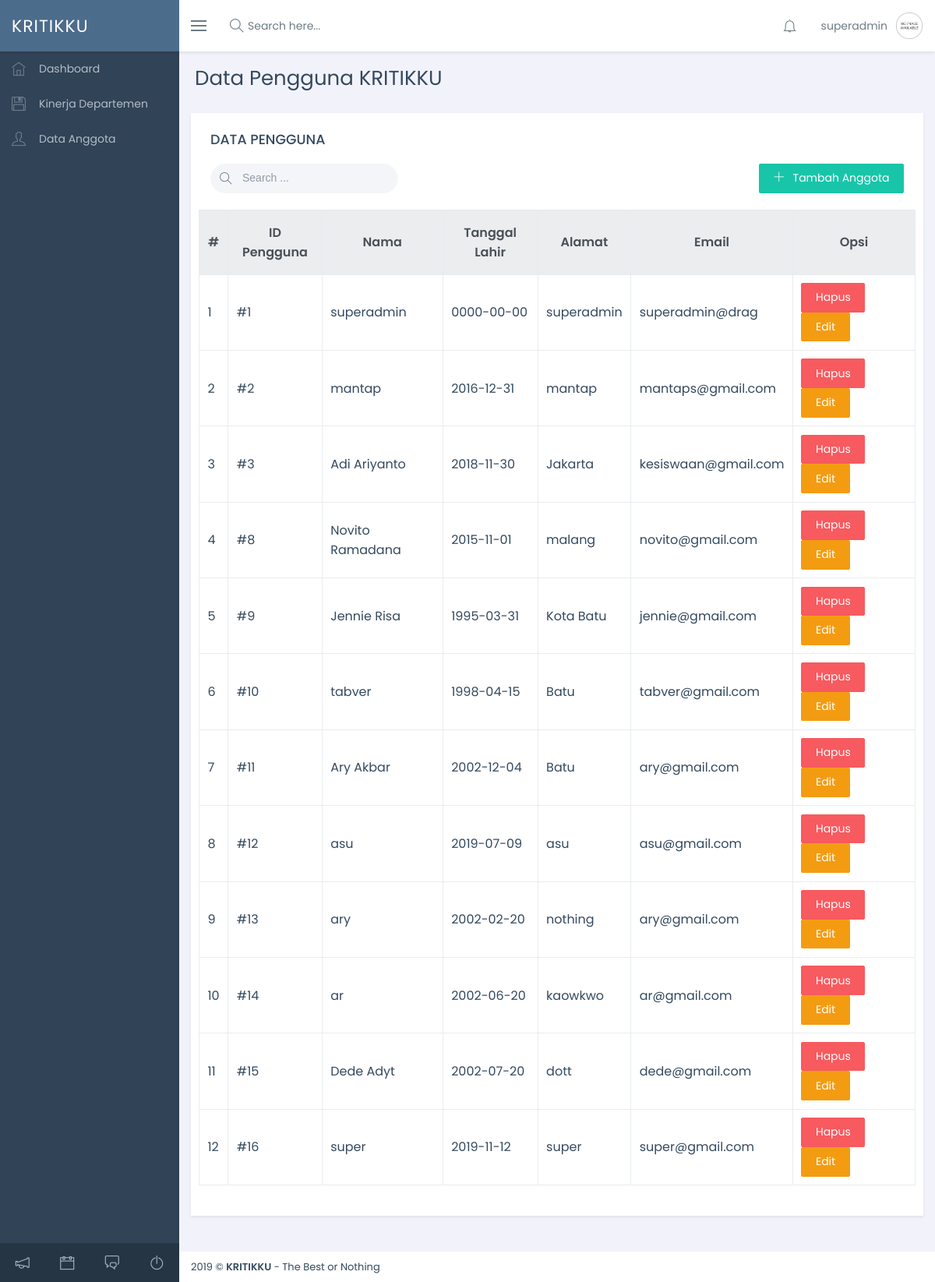
The page /index.php?url=admin/datanggota (signed in) on the database its author committed.
### tables this page shows
CREATE TABLE `user` (
  `id_user` int(10) NOT NULL,
  `name` varchar(250) NOT NULL,
  `tgl_lahir` date NOT NULL,
  `jk` varchar(10) NOT NULL,
  `alamat` varchar(250) NOT NULL,
  `phone` varchar(13) NOT NULL,
  `biografi` text NOT NULL,
  `username` varbinary(250) NOT NULL,
  `password` text NOT NULL,
  `email` varchar(250) NOT NULL,
  `position` varchar(20) NOT NULL,
  `role` varchar(50) NOT NULL,
  `imgdir` text NOT NULL,
  `status` varchar(20) NOT NULL
);

### controllers/AdminController.php (called while the page is built, shortened)
<?php
	require 'models/model_admin.php';
	class AdminController {
		protected $usera;
		public function __construct($connection){
			$this->usera = new Model_admin($connection);
		}
		public function datanggota(){
			$all = $this->usera->all("user");
			include 'views/admin/assets/header.php';
			include 'views/admin/assets/sidebar.php';
			include 'views/admin/datanggota.php';
			include 'views/admin/assets/footer.php';
		}
	}
?>

### models/model_admin.php (called while the page is built, shortened)
<?php
 class Model_admin{
 	function __construct($connect){
 		$this->conn = $connect;
 	}
 	public function all($table){
 		$query = "SELECT * FROM $table";
 		$exec = $this->conn->query($query);
 		$result = [];
 		while($fetch = $exec->fetch_object()){
 			array_push($result, $fetch);
 		}
 		return $result;
	 }
 }
?>

### views/admin/datanggota.php (the view, shortened to what this page needs)
<div class="content-wrapper">
                <div class="page-heading">
                    <h1 class="page-title">Data Pengguna KRITIKKU</h1>
                </div>
            <div class="page-content fade-in-up">
                <div class="ibox">
                    <div class="ibox-body">
                        <h5 class="font-strong mb-4">DATA PENGGUNA</h5>
                        <div class="flexbox mb-4">
                            <div class="input-group-icon input-group-icon-left mr-3 float-right">
                                <span class="input-icon input-icon-right font-16"><i class="ti-search"></i></span>
                                <input class="form-control form-control-rounded form-control-solid" id="key-search" type="text" placeholder="Search ...">
                            </div>
                            <button class="btn btn-success float-right addUser" data-toggle="modal" data-target="#modalTambah"><i class="ti-plus mr-2"></i> Tambah Anggota </button>
                        </div>
                        <div class="table-responsive row">
                            <table class="table table-bordered table-hover table-fixed">
                                <thead class="thead-default thead-lg">
                                    <tr>
                                        <th class="text-center">#</th>
                                        <th class="text-center">ID Pengguna</th>
                                        <th class="text-center">Nama</th>
                                        <th class="text-center">Tanggal Lahir</th>
                                        <th class="text-center">Alamat</th>
                                        <th class="text-center">Email</th>
                                        <th class="text-center">Opsi</th>
                                    </tr>
                                </thead>
                                <tbody id="ceeeb">
                                    <?php
                                    $no = 1;
                                    foreach ($all as $key) {
                                        echo '
                                        <tr>
                                            <td>'.$no++.'</td>
                                            <td>#'.$key->id_user.'</td>
                                            <td>'.$key->name.'</td>
                                            <td>'.$key->tgl_lahir.'</td>
                                            <td>'.$key->alamat.'</td>
                                            <td>'.$key->email.'</td>
                                            <td><button class="btn btn-danger deleteUser mr-2" data-toggle="modal" data-target="#modalDelete">Hapus</button><button class="btn btn-warning editUser" onclick="Edit('.$key->id_user.')" data-toggle="modal" data-target="#modalTambah">Edit</button></td>
                                        </tr>
                                        ';
                                    }
                                    ?>
                                </tbody>
                            </table>
                        </div>
                    </div>
                </div>
            </div>

### index.php (shortened to what this page needs)
<?php
require ('config/db.php');
$get_url = @$_GET['url'];
switch ($get_url) {
	case 'admin/datanggota':
		require 'controllers/AdminController.php';
		$class = new AdminController($mysqli);
		$class->datanggota();
		break;
}
?>

### views/admin/assets/header.php (shortened to what this page needs)
<head>
    <link href="./views/admin/assets/vendors/bootstrap/dist/css/bootstrap.min.css" rel="stylesheet" />
    <link href="./views/admin/assets/vendors/font-awesome/css/font-awesome.min.css" rel="stylesheet" />
    <link href="./views/admin/assets/vendors/line-awesome/css/line-awesome.min.css" rel="stylesheet" />
    <link href="./views/admin/assets/vendors/themify-icons/css/themify-icons.css" rel="stylesheet" />
    <link href="./views/admin/assets/vendors/animate.css/animate.min.css" rel="stylesheet" />
    <link href="./views/admin/assets/vendors/toastr/toastr.min.css" rel="stylesheet" />
    <link href="./views/admin/assets/vendors/bootstrap-select/dist/css/bootstrap-select.min.css" rel="stylesheet" />
    <link href="./views/admin/assets/vendors/summernote/dist/summernote.css" rel="stylesheet" />
    <link href="./views/admin/assets/vendors/dataTables/datatables.min.css" rel="stylesheet" />
    <link href="./views/admin/assets/vendors/jvectormap/jquery-jvectormap-2.0.3.css" rel="stylesheet" />
    <link href="./views/admin/assets/css/main.min.css" rel="stylesheet" />
    <link href="./views/admin/assets/css/custom.css" rel="stylesheet" />
</head>
<body class="fixed-navbar">
    <div class="page-wrapper">
        <header class="header">
            <div class="page-brand">
                <a href="index.php?url=admin/dashboard">
                    <span class="brand">KRITIKKU</span>
                </a>
            </div>
            <div class="flexbox flex-1">
                <ul class="nav navbar-toolbar">
                    <li>
                        <a class="nav-link sidebar-toggler js-sidebar-toggler" href="javascript:;">
                            <span class="icon-bar"></span>
                            <span class="icon-bar"></span>
                            <span class="icon-bar"></span>
                        </a>
                    </li>
                    <li>
                        <a class="nav-link search-toggler js-search-toggler"><i class="ti-search"></i>
                            <span>Search here...</span>
                        </a>
                    </li>
                </ul>
                <ul class="nav navbar-toolbar">
                    <li class="dropdown dropdown-inbox ntap">
                        <a class="ww nav-link dropdown-toggle toolbar-icon ntap" id="gar" data-toggle="dropdown"><i class="ti-bell"></i>
                        </a>
                    </li>
                    <li class="dropdown dropdown-user">
                        <a class="nav-link dropdown-toggle link" data-toggle="dropdown">
                            <span><?=$_SESSION['nama']?></span>
                            <img src="./views/admin/assets/img/users/<?=$_SESSION['gbr']?>" alt="image" />
                        </a>
                    </li>
                </ul>
            </div>
        </header>

### views/admin/assets/sidebar.php (shortened to what this page needs)
<nav class="page-sidebar" id="sidebar">
            <div id="sidebar-collapse">
                <ul class="side-menu metismenu">
                    <li>
                        <a href="index.php?url=admin/dashboard"><i class="sidebar-item-icon ti-home"></i>
                            <span class="nav-label">Dashboard</span></a>
                    </li>
                    <?php
                            switch ($_SESSION['role']) {
                                case 'superadmin':
                                echo '
                    <li>
                        <a href="index.php?url=admin/kindepart"><i class="sidebar-item-icon ti-save"></i>
                            <span class="nav-label">Kinerja Departemen</span></a>
                    </li>
                    <li>
                        <a href="index.php?url=admin/datanggota"><i class="sidebar-item-icon ti-user"></i>
                            <span class="nav-label">Data Anggota</span></a>
                    </li>';
                                    break;
                            }
                        ?>
                </ul>
                <div class="sidebar-footer">
                    <a href="javascript:;"><i class="ti-announcement"></i></a>
                    <a href="calendar.html"><i class="ti-calendar"></i></a>
                    <a href="javascript:;"><i class="ti-comments"></i></a>
                    <a href="index.php?url=logout"><i class="ti-power-off"></i></a>
                </div>
            </div>
        </nav>

### views/admin/assets/footer.php (shortened to what this page needs)
<footer class="page-footer">
                <div class="font-13">2019 © <b>KRITIKKU</b> - The Best or Nothing</div>
            </footer>
        </div>
    </div>
</body>

### rows shown on the page
user: id_user "1", name "superadmin", tgl_lahir "0000-00-00", alamat "superadmin", email "superadmin@drag"
user: id_user "2", name "mantap", tgl_lahir "2016-12-31", alamat "mantap", email "mantaps@gmail.com"
user: id_user "3", name "Adi Ariyanto", tgl_lahir "2018-11-30", alamat "Jakarta", email "kesiswaan@gmail.com"
user: id_user "8", name "Novito Ramadana", tgl_lahir "2015-11-01", alamat "malang", email "novito@gmail.com"
user: id_user "9", name "Jennie Risa", tgl_lahir "1995-03-31", alamat "Kota Batu", email "jennie@gmail.com"
user: id_user "10", name "tabver", tgl_lahir "1998-04-15", alamat "Batu", email "tabver@gmail.com"
user: id_user "11", name "Ary Akbar", tgl_lahir "2002-12-04", alamat "Batu", email "ary@gmail.com"
user: id_user "12", name "asu", tgl_lahir "2019-07-09", alamat "asu", email "asu@gmail.com"
user: id_user "13", name "ary", tgl_lahir "2002-02-20", alamat "nothing", email "ary@gmail.com"
user: id_user "14", name "ar", tgl_lahir "2002-06-20", alamat "kaowkwo", email "ar@gmail.com"
user: id_user "15", name "Dede Adyt", tgl_lahir "2002-07-20", alamat "dott", email "dede@gmail.com"
user: id_user "16", name "super", tgl_lahir "2019-11-12", alamat "super", email "super@gmail.com"

### other values the page prints
$_SESSION['nama'] "superadmin"
